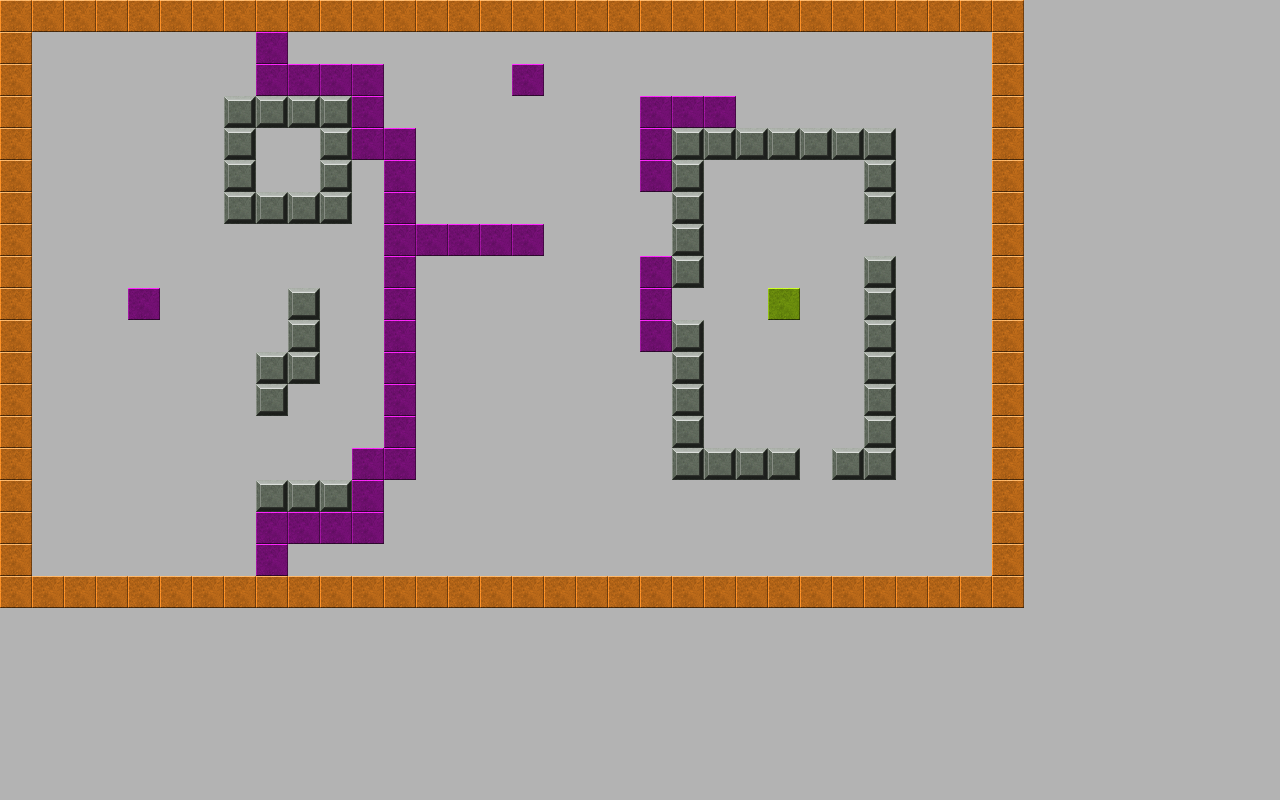

Rendered tile map (Tiled .tmx) drawn with the repository's tilesets; below, a short description and the map source with its tile grids summarised:
An orthogonal 40x25 tile map with 32x32 px tiles, 6 tile layers (special_output_1, special_trigger_1, border, wall, ...), 1 hidden layer not drawn.

<map version="1.0" orientation="orthogonal" renderorder="right-down" width="40" height="25" tilewidth="32" tileheight="32" backgroundcolor="#b3b3b3" nextobjectid="1">
 <tileset firstgid="1" name="tiles" tilewidth="32" tileheight="32" tilecount="140" columns="14">
  <image source="../img/tiles.png" width="448" height="320" />
 </tileset>
 <layer name="floor" width="40" height="25" visible="0">
  <data>[1000 cells, 510 non-empty, 1 distinct tile ids]</data>
 </layer>
 <layer name="special_output_1" width="40" height="25">
  <data>[1000 cells, 1 non-empty, 1 distinct tile ids]</data>
 </layer>
 <layer name="special_trigger_1" width="40" height="25">
  <data>[1000 cells, 37 non-empty, 1 distinct tile ids]</data>
 </layer>
 <layer name="border" width="40" height="25">
  <data>[1000 cells, 98 non-empty, 1 distinct tile ids]</data>
 </layer>
 <layer name="wall" width="40" height="25">
  <data>[1000 cells, 49 non-empty, 1 distinct tile ids]</data>
 </layer>
 <layer name="finish" width="40" height="25">
  <data>[1000 cells, 1 non-empty, 1 distinct tile ids]</data>
 </layer>
 <layer name="start" width="40" height="25">
  <data>[1000 cells, 1 non-empty, 1 distinct tile ids]</data>
 </layer>
</map>
